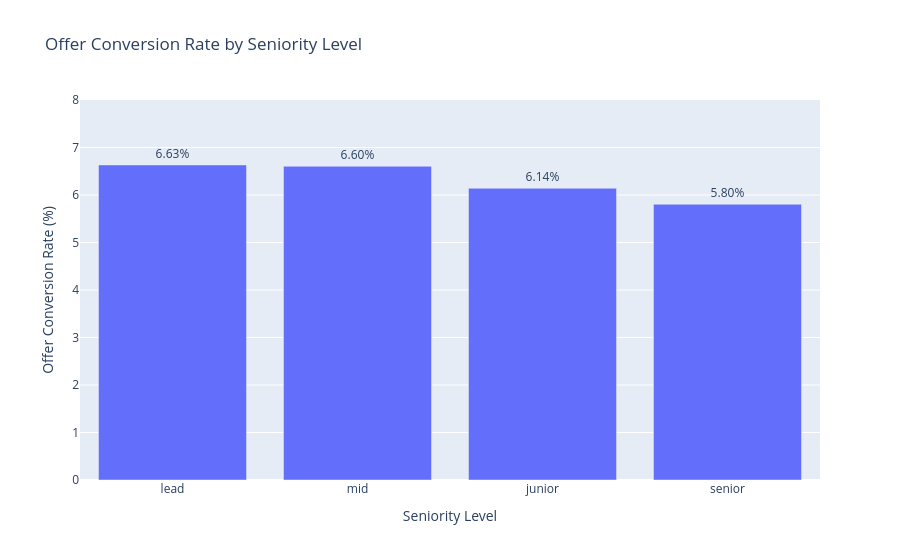

The cell this chart's notebook holds for it:
### Markdown cell above
### Step 7 — Visualize Offer Conversion by Seniority Level

### Code cell
# Create a bar chart comparing offer rates by seniority level
fig = px.bar(
    level_summary,
    x="level",
    y="Offer_Rate",
    text="Offer_Rate",
    title="Offer Conversion Rate by Seniority Level"
)

# Display percentages above each bar
fig.update_traces(
    texttemplate="%{text:.2f}%",
    textposition="outside",
    hovertemplate="<b>%{x}</b><extra></extra>Offer Rate: %{y:.2f}%"
)

# Improve chart labels and layout
fig.update_layout(
    xaxis_title="Seniority Level",
    yaxis_title="Offer Conversion Rate (%)",
    yaxis_range=[0, 8],
    showlegend=False
)

# Display the chart
fig.show()

### Figure 1 — Plotly figure (JSON) as saved in the notebook; plotly's stock layout.template omitted (floating-point values rounded to 4 significant figures)
{"data": [{"alignmentgroup": "True", "hovertemplate": "<b>%{x}</b><extra></extra>Offer Rate: %{y:.2f}%", "legendgroup": "", "marker": {"color": "#636efa", "pattern": {"shape": ""}}, "name": "", "offsetgroup": "", "orientation": "v", "showlegend": false, "text": [6.633, 6.605, 6.142, 5.804], "textposition": "outside", "texttemplate": "%{text:.2f}%", "type": "bar", "x": ["lead", "mid", "junior", "senior"], "xaxis": "x", "y": [6.633, 6.605, 6.142, 5.804], "yaxis": "y"}], "layout": {"barmode": "relative", "legend": {"tracegroupgap": 0}, "showlegend": false, "title": {"text": "Offer Conversion Rate by Seniority Level"}, "xaxis": {"anchor": "y", "domain": [0, 1], "title": {"text": "Seniority Level"}}, "yaxis": {"anchor": "x", "domain": [0, 1], "range": [0, 8], "title": {"text": "Offer Conversion Rate (%)"}}}}
